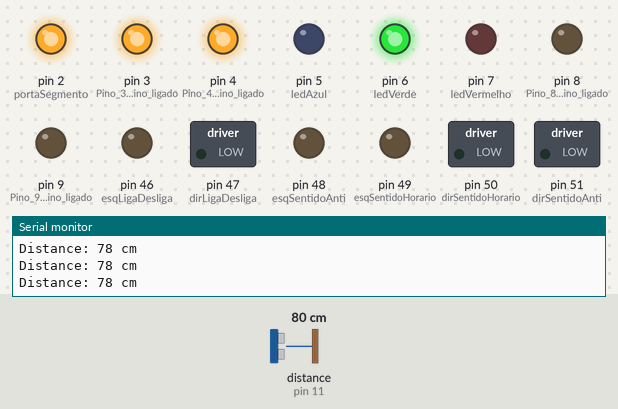
This sketch was run on a simulated Arduino Mega 2560, built with avr-gcc and run on an emulated ATmega2560. On the bench: switched loads named in the sketch (green lamp = pin HIGH), output pins drawn as LEDs (lit = HIGH), the last lines printed to the serial monitor. Wiring (inferred from the names in the program): ultrasonic range finder: trigger pin 10; echo pin 11. The test bench sets the inputs (shaded band); at power-on: distance to the obstacle (sensor on pin 11) 80 cm. The echo pulse lasts 58.3 µs per cm; pins used as bus, display or sensor lines are not drawn.

Above: at 1.2 s.
1.3 s: distance to the obstacle (sensor on pin 11) set to 54 cm
2.8 s: distance to the obstacle (sensor on pin 11) set to 46 cm
At 3.6 s:
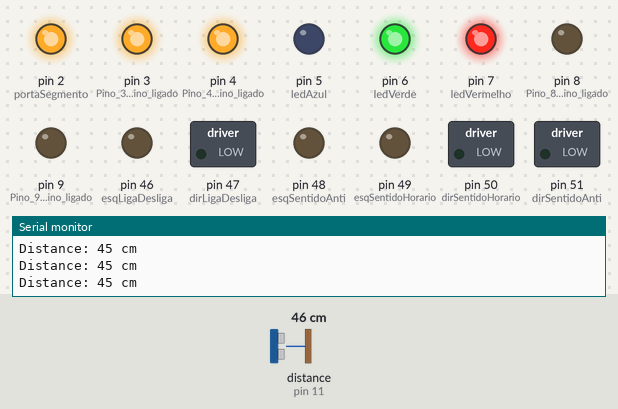
4.3 s: distance to the obstacle (sensor on pin 11) set to 2 cm
At 4.8 s:
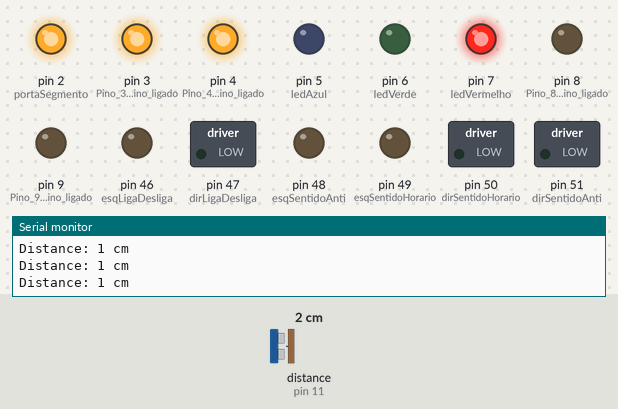
Timing chart, 0 to 7.3 s (numbered marks = the images above; inputs shaded):
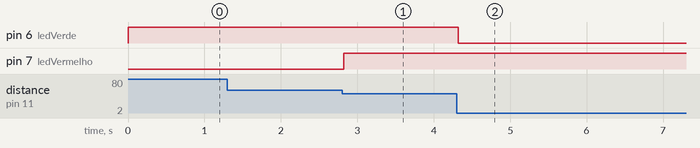

The sketch:

carrinhoFinal.ino
```cpp
#include <IRremote.h>

//Sensor de distancia
#define echoPin 11
#define trigPin 10
long duration; //duration of sound wave travel
int distance; //distance measurement

//LEDs distancia
int ledVermelho = 7;
int ledVerde = 6;
int ledAzul = 5;

//Controle
int RECV_PIN = 22;

//Motores DC
int dirLigaDesliga = 47;
int dirSentidoHorario = 50;
int dirSentidoAnti = 51;
int esqLigaDesliga = 46;
int esqSentidoHorario = 49;
int esqSentidoAnti = 48;
int velocidade = 255;

//Display 7 segmentos
byte seven_seg_digits[4][7] =  { { 1,1,1,1,1,1,0 },  // = Digito 0
                                 { 0,1,1,0,0,0,0 },  // = Digito 1
                                 { 1,1,0,1,1,0,1 },  // = Digito 2
                                 { 1,1,1,1,0,0,1 },  // = Digito 3
                                };
//Marcha
int marchaGlobal = 0;

void setup() {
  //Sensor de distancia
  pinMode(trigPin, OUTPUT);
  pinMode(echoPin, INPUT);

  //Inicializacao serial
  Serial.begin(9600);

  //LEDs distancia
  pinMode(ledVermelho, OUTPUT);
  pinMode(ledVerde, OUTPUT);
  pinMode(ledAzul, OUTPUT);

  //Controle
  //IrReceiver.begin(RECV_PIN, ENABLE_LED_FEEDBACK);

  //Motores DC
  pinMode(dirLigaDesliga, OUTPUT);
  pinMode(dirSentidoHorario, OUTPUT);
  pinMode(dirSentidoAnti, OUTPUT);
  pinMode(esqLigaDesliga, OUTPUT);
  pinMode(esqSentidoHorario, OUTPUT);
  pinMode(esqSentidoAnti, OUTPUT);
  analogWrite(dirLigaDesliga,0);
  digitalWrite(dirSentidoHorario,LOW);
  digitalWrite(dirSentidoAnti,LOW);
  analogWrite(esqLigaDesliga,0);
  digitalWrite(esqSentidoHorario,LOW);
  digitalWrite(esqSentidoAnti,LOW);

  //Display
  pinMode(2, OUTPUT); //Pino 2 do Arduino ligado ao segmento A
  pinMode(3, OUTPUT); //Pino 3 do Arduino ligado ao segmento B
  pinMode(4, OUTPUT); //Pino 4 do Arduino ligado ao segmento C
  pinMode(5, OUTPUT); //Pino 5 do Arduino ligado ao segmento D
  pinMode(6, OUTPUT); //Pino 6 do Arduino ligado ao segmento E
  pinMode(7, OUTPUT); //Pino 7 do Arduino ligado ao segmento F
  pinMode(8, OUTPUT); //Pino 8 do Arduino ligado ao segmento G
  pinMode(9, OUTPUT); //Pino 9 do Arduino ligado ao segmento PONTO

  printaMarcha(0);
}

void medirDistancia(){
  digitalWrite(trigPin, LOW);
  delayMicroseconds(2);
  digitalWrite(trigPin, HIGH);
  delayMicroseconds(10);
  digitalWrite(trigPin, LOW);

  duration = pulseIn(echoPin, HIGH);
  distance = duration * 0.034 / 2;

  Serial.print("Distance: ");
  Serial.print(distance);
  Serial.println(" cm");

  if(distance < 50 && distance > 20){
    trocaCorLed(255, 255, 0); //Amarelo
  }
  else if(distance < 20){
    trocaCorLed(255, 0, 0); //Vermelho
  }
  else{
    trocaCorLed(0, 255, 0); //Verde
  }
}

void trocaCorLed(int red, int green, int blue){
  analogWrite(ledVermelho, red);
  analogWrite(ledVerde, green);
  analogWrite(ledAzul, blue);
}

void moverParaFrente(){

  analogWrite(dirLigaDesliga,velocidade);
  digitalWrite(dirSentidoHorario,LOW);
  digitalWrite(dirSentidoAnti,HIGH);
  analogWrite(esqLigaDesliga,velocidade);
  digitalWrite(esqSentidoHorario,HIGH);
  digitalWrite(esqSentidoAnti,LOW);

  if(marchaGlobal == 0) printaMarcha(1);
}

void moverParaTras(){
  analogWrite(dirLigaDesliga,velocidade);
  digitalWrite(dirSentidoHorario,HIGH);
  digitalWrite(dirSentidoAnti,LOW);
  analogWrite(esqLigaDesliga,velocidade);
  digitalWrite(esqSentidoHorario,LOW);
  digitalWrite(esqSentidoAnti,HIGH);

  if(marchaGlobal == 0) printaMarcha(1);
}

void moverParaDireita(){
  analogWrite(esqLigaDesliga,0);
  digitalWrite(esqSentidoHorario,LOW);
  digitalWrite(esqSentidoAnti,LOW);
  analogWrite(dirLigaDesliga,velocidade);
  digitalWrite(dirSentidoHorario,HIGH);
  digitalWrite(dirSentidoAnti,LOW);

  if(marchaGlobal == 0) printaMarcha(1);
}

void moverParaEsquerda(){
  analogWrite(dirLigaDesliga,0);
  digitalWrite(dirSentidoHorario,LOW);
  digitalWrite(dirSentidoAnti,LOW);
  analogWrite(esqLigaDesliga,velocidade);
  digitalWrite(esqSentidoHorario,HIGH);
  digitalWrite(esqSentidoAnti,LOW);

  if(marchaGlobal == 0) printaMarcha(1);
}

void pararMotores(){
  analogWrite(dirLigaDesliga,0);
  digitalWrite(dirSentidoHorario,LOW);
  digitalWrite(dirSentidoAnti,LOW);
  analogWrite(esqLigaDesliga,0);
  digitalWrite(esqSentidoHorario,LOW);
  digitalWrite(esqSentidoAnti,LOW);

  printaMarcha(0);
}

void printaMarcha(int marcha){
  marchaGlobal = marcha;
  int portaSegmento = 2;
  for (int segmento = 0; segmento < 7; segmento++){
    digitalWrite(portaSegmento, seven_seg_digits[marcha][segmento]);
    portaSegmento++;
  }
}

void controle(){
  /*if (IrReceiver.decode()) { // devolve 0 ou 1 se esta apertando botao ou nao
     // passa o codigo do botao

    switch (IrReceiver.decodedIRData.decodedRawData) {
      case 3108437760:
        Serial.println("duda");
        moverParaFrente();
        break;

      case 3927310080:
        moverParaTras();
        break;

     case 3158572800:
        moverParaDireita();
        break;

     case 3141861120:
        moverParaEsquerda();
        break;

     case 3208707840:
        pararMotores();
        break;

     case 4077715200:
        printaMarcha(1);
        break;

     case 3877175040:
        printaMarcha(2);
        break;

     case 2707357440:
        printaMarcha(3);
        break;

    }
    IrReceiver.resume(); // Receive the next value
  }*/
}

void loop() {

  medirDistancia();
  controle();
}
```

Measured:
- the behaviour switches between 51 and 50 cm on distance to the obstacle (sensor on pin 11) (found by bisection; images 0 and 1)
- after the input at 2.8 s, pin 7 (ledVermelho): LOW → HIGH at once
- after the input at 4.3 s, pin 6 (ledVerde): HIGH → LOW at once
